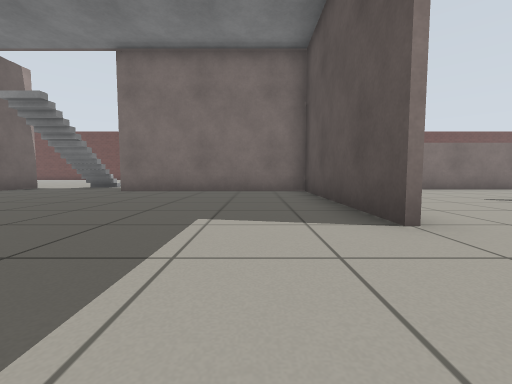
[1] (above)

16 first-person views from a walk through a world built for the Gazebo simulator. The camera is 0.5 m above the floor, tilts 4° down and sees 90° across. The floor is counted in squares, 1 m on a side. Each view is taken from the middle of a square. On the plan, view 1 faces up. The plan holds only what a view shows up to about 9 squares ahead; the rest is blank. Gazebo's built-in surfaces are drawn with simple patterns.

[2]
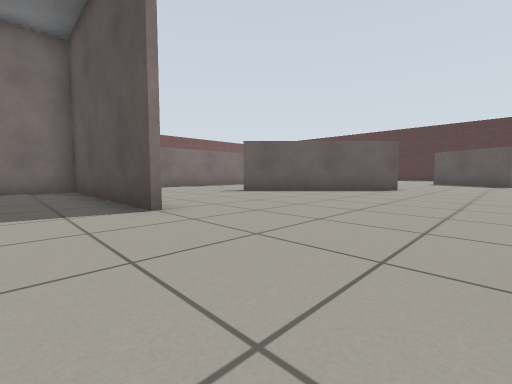

[3]
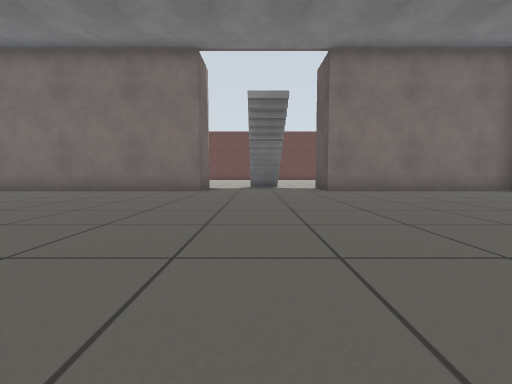

[4]
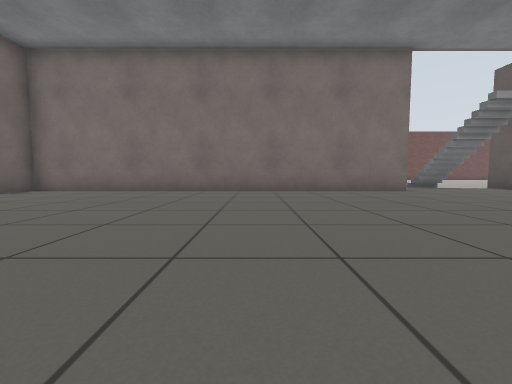

[5]
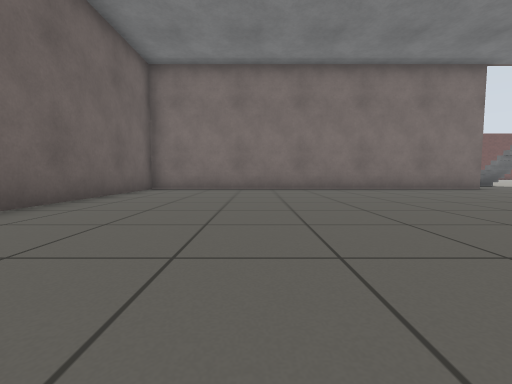

[6]
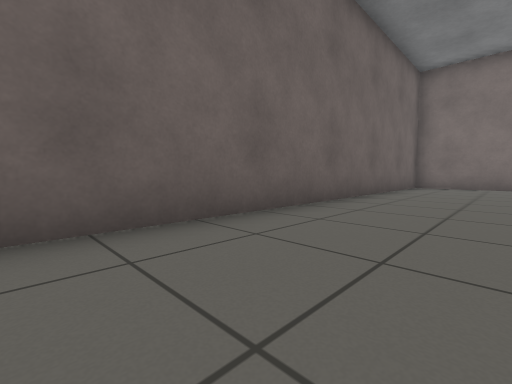

[7]
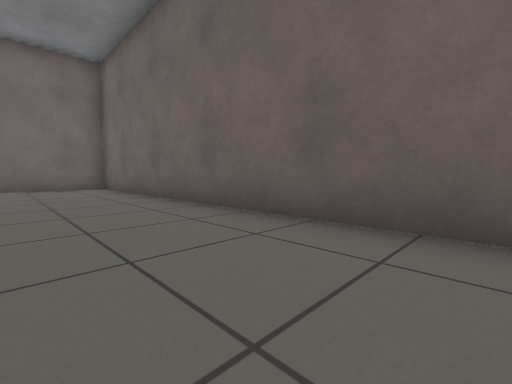

[8]
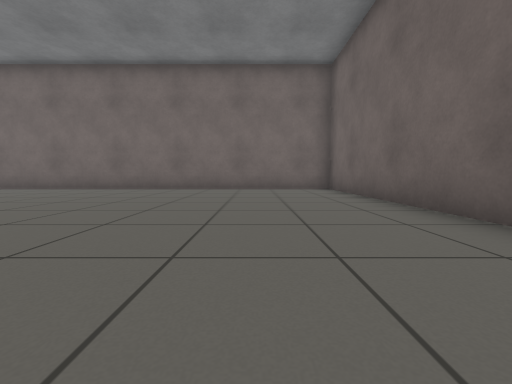

[9]
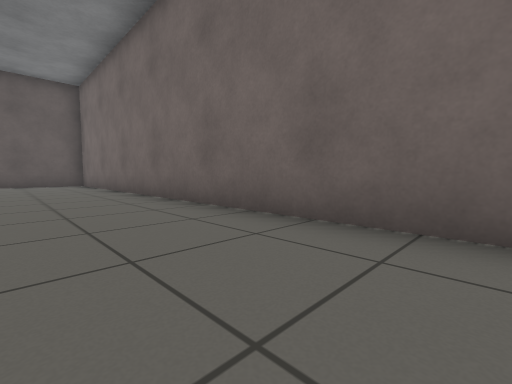

[10]
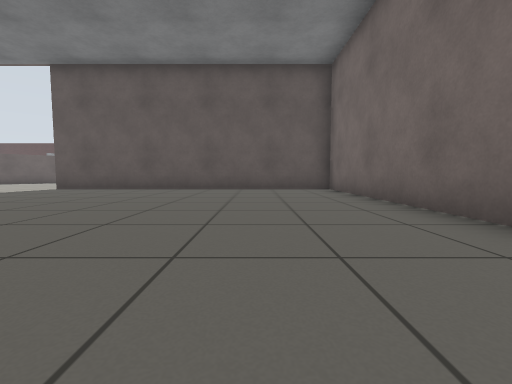

[11]
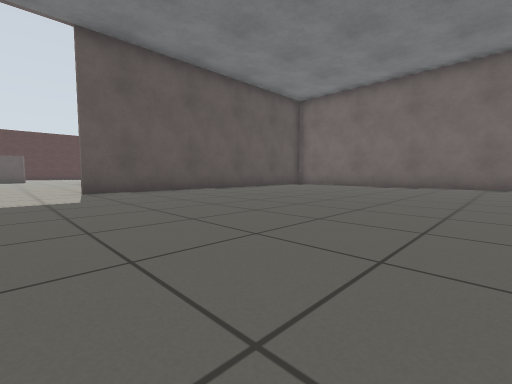

[12]
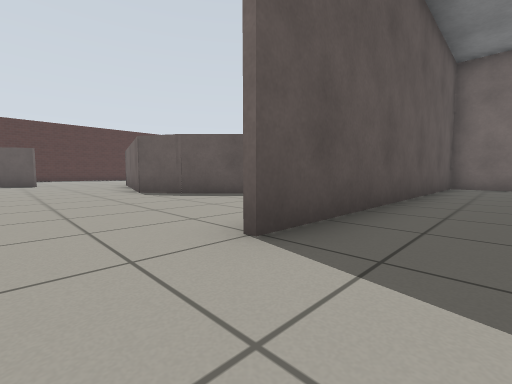

[13]
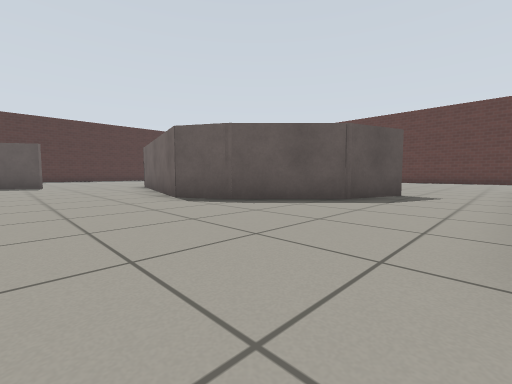

[14]
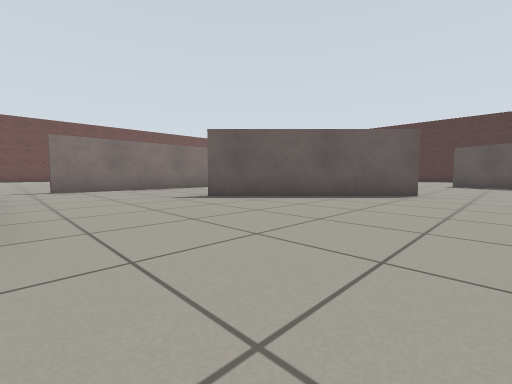

[15]
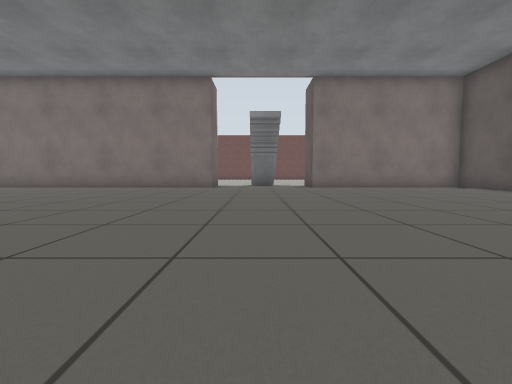

[16]
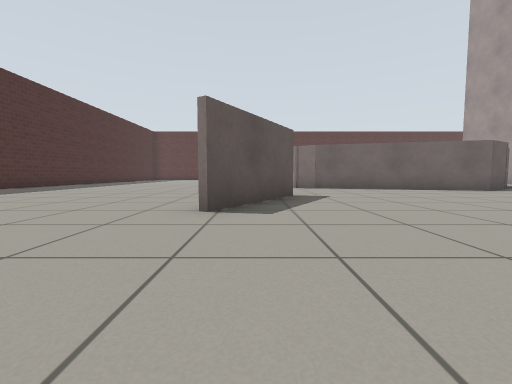

### Floor plan
Points are (right, up) in squares from view 1. A wall is a line through its corners. A room is listed if a view was taken in it or the views show most of it. See-through windows are left out.
Room 1 (views 1, 2, 3, 4, 5, 6, 7, 8, 9, 10, 11, 12, 13, 14, 15)
walls: (1.4, 2.4) (1.4, 7.4) (-3.9, 7.4); (-7.6, 7.4) (-18.4, 7.4) (-18.4, -10.4) (1.4, -10.4) (1.4, -1.4); (3.8, -6.5) (4.3, -4.9) (6.1, -3.1); (5.8, -3.3) (7, -2.6) (9.4, -3.2); (8.8, 1.4) (5.3, 4.9); (7.4, 8.3) (2.9, 8.3)
ways out: opening at (-6, 8) to room 2; opening at (2, 8) to room 2; opening at (2.5, -7.5) to room 2; opening at (9.8, -0.5) to room 2
objects: stairs (-6, 7)
Room 2 (view 16)
walls: (8.4, 8.3) (7.4, 8.3); (9.4, -3.2) (12, -3.9); (13.1, -1) (14.7, 1.7); (-3.9, 7.4) (-3.9, 9); (-7.6, 9) (-7.6, 7.4); (22.4, -4.1) (22.4, -3.4)
ways out: opening at (-6, 8) to room 1; opening at (2, 8) to room 1; opening at (2.5, -7.5) to room 1; opening at (9.8, -0.5) to room 1

Where each view was taken, in squares from view 1:
view 1: 0 up, 0 right, facing up
view 2: 1 down, 0 right, facing up-right
view 3: 0 up, 6 left, facing up
view 4: 0 up, 12 left, facing up
view 5: 1 down, 15 left, facing up
view 6: 3 down, 16 left, facing up-left
view 7: 1 down, 16 left, facing down-left
view 8: 2 down, 16 left, facing down
view 9: 8 down, 11 left, facing down-right
view 10: 8 down, 7 left, facing right
view 11: 0 up, 6 left, facing down-right
view 12: 0 up, 0 right, facing down-right
view 13: 0 up, 2 right, facing down-right
view 14: 0 up, 2 right, facing up-right
view 15: 2 down, 6 left, facing up
view 16: 5 up, 14 right, facing down
